Frame 1 (no input): blank canvas, image omitted
Frame 60 (the mouse pressed at the canvas centre just before this capture): blank canvas, image omitted
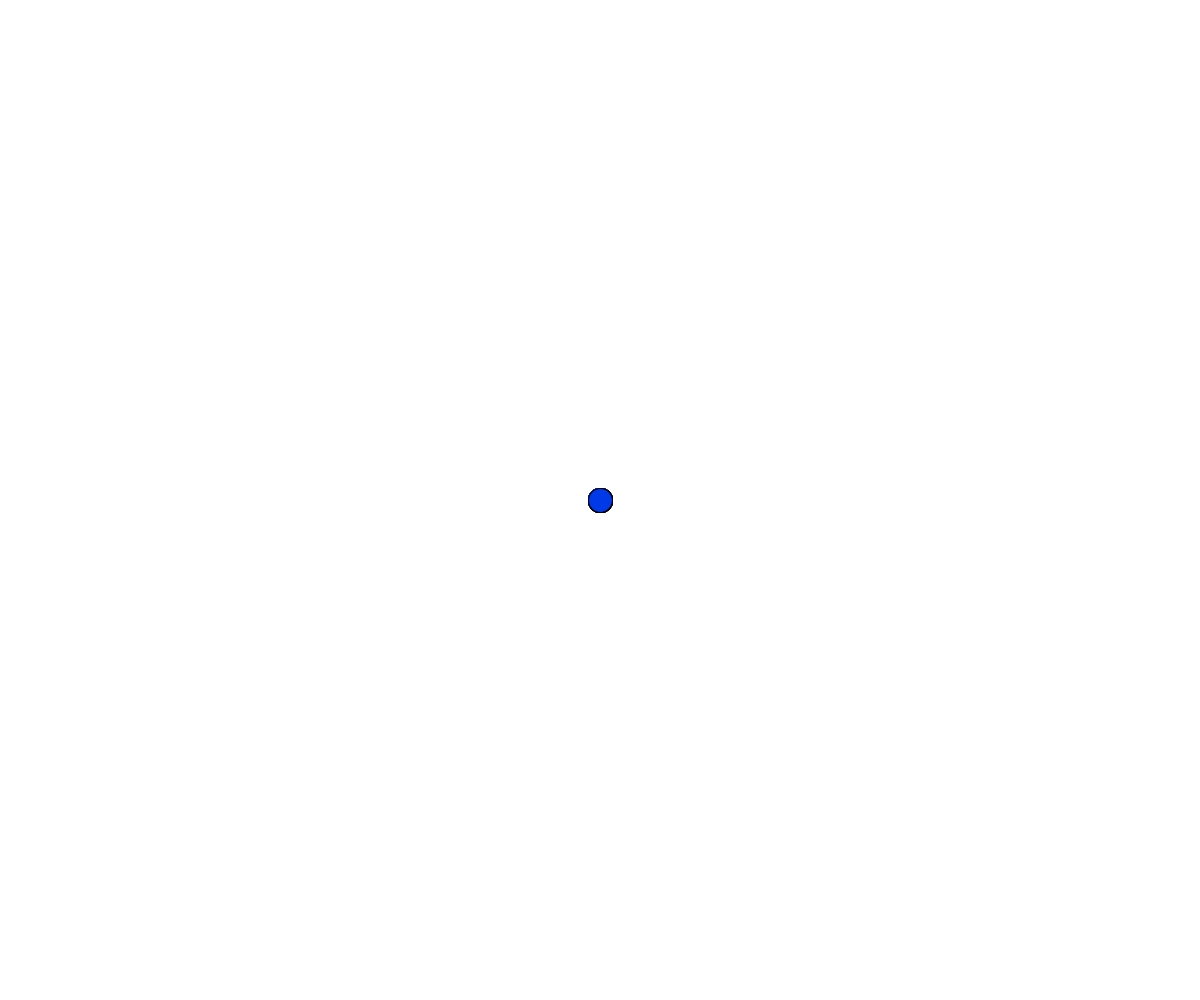
Frame 120 (the mouse held since frame 60 and released just before this capture)

The Processing sketch whose frames 1 and 60 were blank and that drew this single picture after the mouse press (run headless with seeded random() and noise(); from frame 60 on, the mouse is pressed at the canvas centre):

// Processing sketch: processing_186207
// ── processing_186207.pde

ArrayList<Ball> balls = new ArrayList<Ball>();
void setup(){
  size(1200,1000);
  mouseX = width/2;
  mouseY = height/2;
}
void draw(){
  background(255,255,255);
   
   for(int i =0; i < balls.size();i++) {
    Ball m = (Ball) balls.get(i);
    m.run();}
    if(mousePressed){
      if(frameCount%1 == 0){
     //   x,y,rad,xvel,yvel,xaccel,yaccel,mass
  Ball b = new Ball(mouseX,mouseY,12,0,0,0,0,2);
    balls.add(b);
    }
}
}
void mouseMoved() {
   if(mousePressed){
      if(frameCount%1 == 0){
     //   x,y,rad,xvel,yvel,xaccel,yaccel,mass
  Ball b = new Ball(mouseX,mouseY,5,0,0,0,0,0.001);
    balls.add(b);
    }
}
}

class Ball {
  PVector velocity;
  PVector acceleration;
  PVector position;
  PVector momentum;
  float radius, m;
  float absorbtion = 0.4;
  PVector myColor;
  PVector newVelocity;
  Ball(float x, float y, float rad, float xvel, float yvel, 
  float xaccel, float yaccel, float _mass) {
    position = new PVector(x, y);
    velocity = new PVector(xvel, yvel);
    acceleration = new PVector(xaccel, yaccel);
    myColor = new PVector(255, 255, 255);
    m = _mass;
    radius = rad;
  }
  void run() {
     move();
checkCollision();
    
    collisions();
    
    display();
    wallCollisions();
  
  }
  void display() {
    fill(myColor.x, myColor.y, myColor.z);
    ellipseMode(RADIUS);
    ellipse(position.x, position.y, radius, radius);
  }
  void move() {
    position.add(velocity);
    velocity.add(acceleration);
    balls.get(0).position.add(balls.get(0).velocity);
    balls.get(0).velocity.add(balls.get(0).acceleration);
    balls.get(0).myColor = new PVector(0,0,0);
    for(int i = 1; i < balls.size(); i++){
    balls.get(i).position.add(balls.get(i).velocity);
    balls.get(i).velocity.add(balls.get(i).acceleration);
    balls.get(i).myColor = new PVector( random((i%255)-90,i+10), random((i%255),(i%255)), (i%255) * 4);
    }
  }
  void wallCollisions() {
    if (position.x + radius > width && velocity.x > 0)
    {
      velocity.x *= -absorbtion;
      position.x = width - radius;
    }
    if (position.x - radius < 0 && velocity.x < 0)
    {
      velocity.x *= -absorbtion;
      position.x = radius;
    }
    if (position.y + radius > height && velocity.y > 0)
    {
      velocity.y *= -absorbtion;
      position.y = height - radius;
    }
    if (position.y - radius < 0 && velocity.y < 0)
    {
      velocity.y *= -absorbtion;
      position.y = radius;
    }
  }
  void collisions() {
    for (int i = 0; i < balls.size (); i++) {

  PVector dir = PVector.sub(position,balls.get(i).position);
      
      float distance = dir.mag();
      
      
      if (distance < radius + balls.get(i).radius && (distance) > 0 ) {
        float overlap = distance-(radius + balls.get(i).radius);
        dir.setMag(overlap/2);
        position.sub(dir);
        balls.get(i).position.add(dir);
      }
      if(distance> radius +balls.get(i).radius){
      dir.setMag((m*balls.get(i).m)/sq(distance));
      acceleration = dir;
      balls.get(i).acceleration = dir;
      }
  }
}
    void checkCollision() {
  for(int i = 0; i < balls.size(); i++){
  
    PVector bVect = PVector.sub(balls.get(i).position, position);

    
    float bVectMag = bVect.mag();

    if (bVectMag < radius + balls.get(i).radius) {
   
      float theta  = bVect.heading();
    
      float sine = sin(theta);
      float cosine = cos(theta);

      PVector[] bTemp = {
        new PVector(), new PVector()
        };

        bTemp[1].x  = cosine * bVect.x + sine * bVect.y;
      bTemp[1].y  = cosine * bVect.y - sine * bVect.x;

      PVector[] vTemp = {
        new PVector(), new PVector()
        };

        vTemp[0].x  = cosine * (velocity.x/2) + sine * (velocity.y/2);
      vTemp[0].y  = cosine * (velocity.y/2) - sine * (velocity.x/2);
      vTemp[1].x  = cosine * (balls.get(i).velocity.x/2) + sine * (balls.get(i).velocity.y/2);
      vTemp[1].y  = cosine * (balls.get(i).velocity.y/2) - sine * (balls.get(i).velocity.x/2);

      PVector[] vFinal = {  
        new PVector(), new PVector()
        };

      vFinal[0].x =  ((m - balls.get(i).m) * vTemp[0].x + 2 * balls.get(i).m * vTemp[1].x) / (m + balls.get(i).m);
      vFinal[0].y =  vTemp[0].y;

      
      vFinal[1].x = ((balls.get(i).m - m) * vTemp[1].x + 2 * m * vTemp[0].x) / (m + balls.get(i).m);
      vFinal[1].y =  vTemp[1].y;

      bTemp[0].x += vFinal[0].x;
      bTemp[1].x += vFinal[1].x;

      PVector[] bFinal = { 
        new PVector(), new PVector()
        };

      bFinal[0].x = (cosine * bTemp[0].x - sine * bTemp[0].y);
      bFinal[0].y = (cosine * bTemp[0].y + sine * bTemp[0].x);
      bFinal[1].x = (cosine * bTemp[1].x - sine * bTemp[1].y);
      bFinal[1].y = (cosine * bTemp[1].y + sine * bTemp[1].x);

      balls.get(i).position.x = position.x + bFinal[1].x;
      balls.get(i).position.y = position.y + bFinal[1].y;

      position.add(bFinal[0]);

     
      velocity.x = cosine * vFinal[0].x - sine * vFinal[0].y;
      velocity.y = cosine * vFinal[0].y + sine * vFinal[0].x;
      balls.get(i).velocity.x = cosine * vFinal[1].x - sine * vFinal[1].y;
      balls.get(i).velocity.y = cosine * vFinal[1].y + sine * vFinal[1].x;
    }
  }
    }
} 
